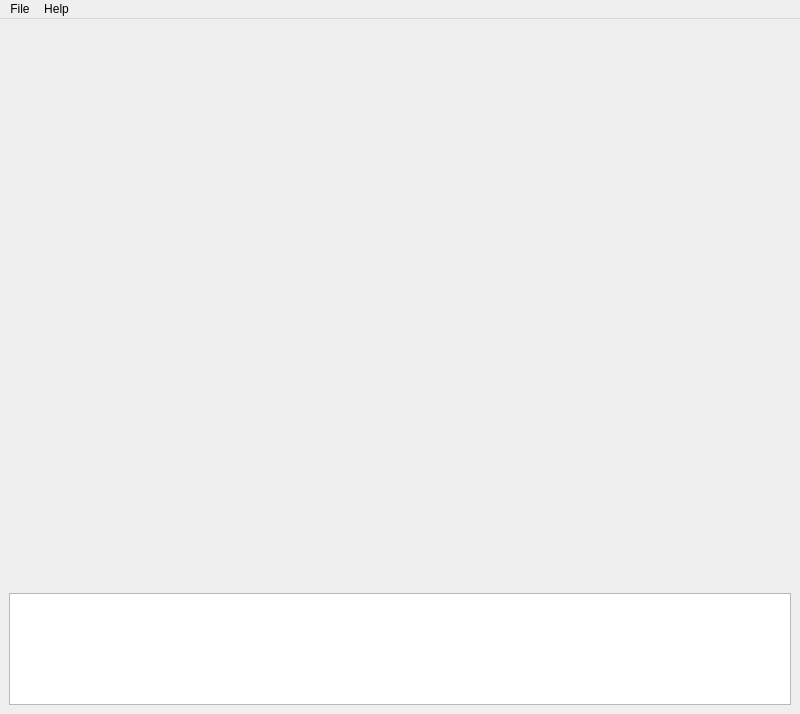
<?xml version="1.0" encoding="UTF-8"?>
<ui version="4.0">
 <class>MainWindow</class>
 <widget class="QMainWindow" name="MainWindow">
  <property name="geometry">
   <rect>
    <x>0</x>
    <y>0</y>
    <width>800</width>
    <height>714</height>
   </rect>
  </property>
  <property name="windowTitle">
   <string>MainWindow</string>
  </property>
  <widget class="QWidget" name="centralwidget">
   <layout class="QGridLayout" name="gridLayout">
    <item row="0" column="0" colspan="2">
     <widget class="QVTKWidget" name="qvtkWidget">
      <property name="sizePolicy">
       <sizepolicy hsizetype="Preferred" vsizetype="MinimumExpanding">
        <horstretch>0</horstretch>
        <verstretch>5</verstretch>
       </sizepolicy>
      </property>
     </widget>
    </item>
    <item row="1" column="0" colspan="2">
     <widget class="QTextBrowser" name="textBrowser">
      <property name="sizePolicy">
       <sizepolicy hsizetype="Preferred" vsizetype="Expanding">
        <horstretch>0</horstretch>
        <verstretch>1</verstretch>
       </sizepolicy>
      </property>
     </widget>
    </item>
   </layout>
  </widget>
  <widget class="QMenuBar" name="menubar">
   <property name="geometry">
    <rect>
     <x>0</x>
     <y>0</y>
     <width>800</width>
     <height>22</height>
    </rect>
   </property>
   <widget class="QMenu" name="menuFile">
    <property name="title">
     <string>File</string>
    </property>
   </widget>
   <widget class="QMenu" name="menuHelp">
    <property name="title">
     <string>Help</string>
    </property>
   </widget>
   <addaction name="menuFile"/>
   <addaction name="menuHelp"/>
  </widget>
 </widget>
 <customwidgets>
  <customwidget>
   <class>QVTKWidget</class>
   <extends>QWidget</extends>
   <header>QVTKWidget.h</header>
  </customwidget>
 </customwidgets>
 <resources/>
 <connections/>
</ui>
